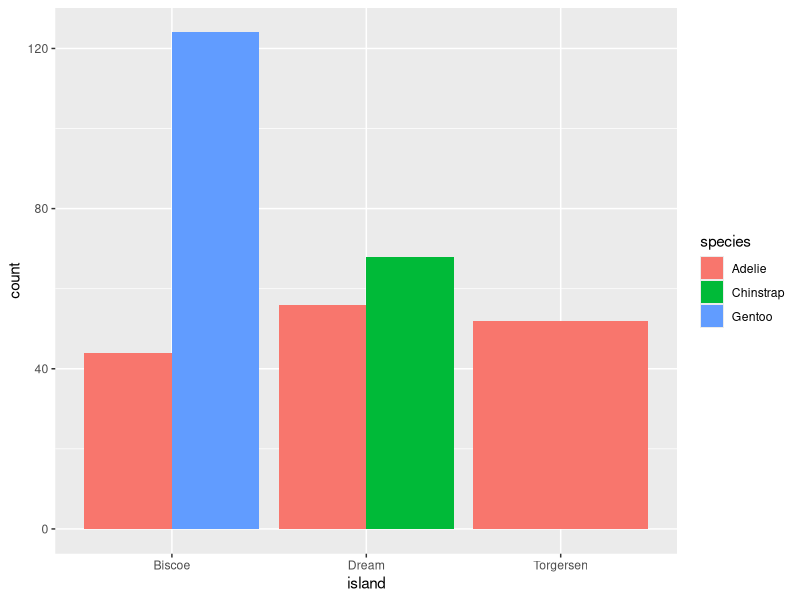
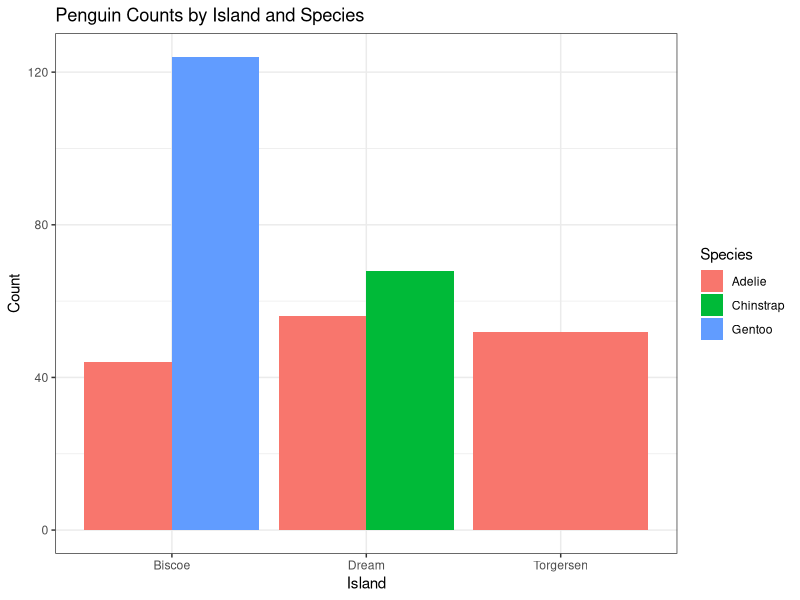

Generate these figures, in order, with R:

            library(ggplot2)
            library(palmerpenguins)
            built_answer <- tryCatch(
                {
                    set.seed(42)
                    ggplot(penguins, aes(x = island, fill = species)) + geom_bar(position = "dodge")
                    suppressWarnings(
                        if (!file.exists("/sandbox/figures/species_island_bar_dodged_answer.png")) {
                            ggsave(
                                width = 3,
                                height = 3,
                                "/sandbox/figures/species_island_bar_dodged_answer.png"
                            )
                        }
                    )
                    suppressWarnings(
                        ggplot_build(last_plot())
                    )
                },
                error = function(e) {
                    'ERROR'
                }
            )
            built_submission <- tryCatch(
                {
                    set.seed(42)
                    library(ggplot2)

ggplot(penguins, aes(x = island, fill = species)) +
  geom_bar(position = "dodge") +
  labs(title = "Penguin Counts by Island and Species",
       x = "Island",
       y = "Count",
       fill = "Species") +
  theme_bw()
                    suppressWarnings(
                        ggsave(
                            width = 3,
                            height = 3,
                            "figures/species_island_bar_dodged_submission_gemma.png"
                        )
                    )
                    suppressWarnings(
                        ggplot_build(last_plot())
                    )
                },
                error = function(e) {
                    'ERROR'
                }
            )
            cat(isTRUE(all.equal(built_answer, built_submission)))
        
